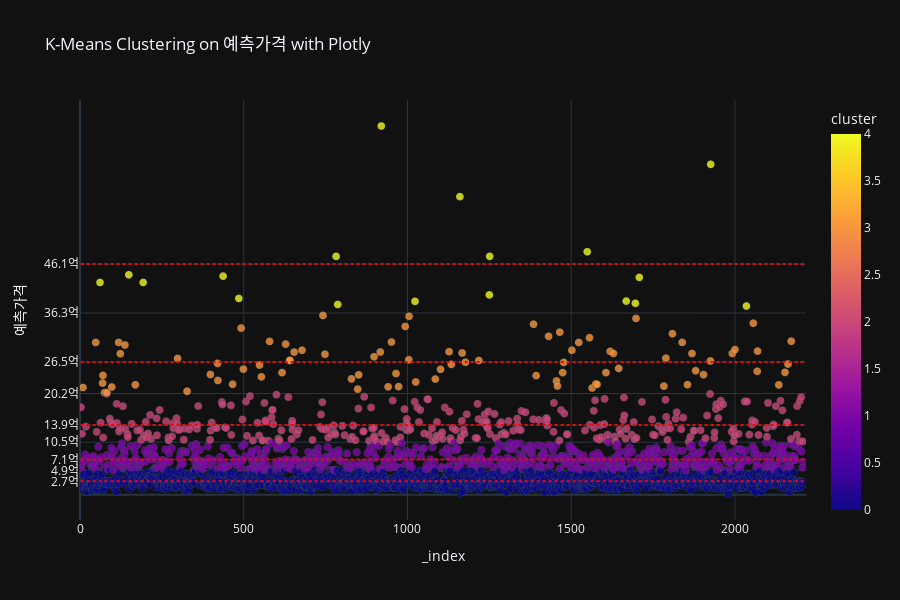

Source (notebook cell):
### Markdown cell above
# K-means clustering으로 5개 고객군으로 분류

### Code cell
import pandas as pd
from sklearn.cluster import KMeans
import plotly.express as px
from qrytool import load_data_into_dataframe, insert_dataframe_into_table
import numpy as np


qry = """
SELECT "index",all_id ,이름,결제전화,"Predictions"::int AS 예측가격,아파트명,동네,건물종류,사용승인년월일::date,최단지하철역,도보거리,근접노선수,거래년월일
FROM clbe_customer_realestate_model
"""

df = load_data_into_dataframe(qry)

mean_value = df['예측가격'].mean()

# '예측가격' 컬럼의 NaN 값을 평균으로 대체
df['예측가격'].fillna(mean_value, inplace=True)


# 이미 준비된 DataFrame df 가 있다고 가정합니다.
# '예측가격' 컬럼을 이용하여 K-means 군집화 실행
kmeans = KMeans(n_clusters=5, random_state=0)  # 4개의 그룹으로 군집화
df['cluster'] = kmeans.fit_predict(df[['예측가격']])  # 예측가격 컬럼을 기준으로 군집화하고 그 결과를 새로운 컬럼 'cluster'에 저장
# 클러스터 중심값을 기준으로 새로운 클러스터 번호 할당
sorted_centers = np.argsort(kmeans.cluster_centers_.flatten())
new_cluster_labels = {old: new for new, old in enumerate(sorted_centers)}
df['cluster'] = df['cluster'].map(new_cluster_labels)

# 군집화 결과 확인
print(df[['예측가격', 'cluster']].head())  # 군집화된 결과의 일부를 출력


# Plotly를 사용한 군집화 결과 시각화
fig = px.scatter(df, x=df.index, y='예측가격', color='cluster',
                 labels={'x': 'index', '예측가격': '예측가격'},
                 hover_data=['아파트명', '동네', '건물종류', '이름', '결제전화'],
                 title='K-Means Clustering on 예측가격 with Plotly',
                 template='plotly_dark', height=600)
# # y축 레이블 포맷 변경
# fig.update_yaxes(tickvals=np.linspace(df['예측가격'].min(), df['예측가격'].max(), num=10),
#                  ticktext=[f"{x/100000:.1f}억" for x in np.linspace(df['예측가격'].min(), df['예측가격'].max(), num=10)])

# 군집 중심값과 경계재계값 계산
centers = np.sort(kmeans.cluster_centers_.flatten())
boundaries = (centers[:-1] + centers[1:]) / 2  # 연속된 중심값의 평균을 경계값으로 사용

# y축 틱 설정 (군집 중심값과 경계값 포함)
tick_values = np.concatenate([centers, boundaries])
tick_text = [f"{x/10000:.1f}억" for x in tick_values]
fig.update_yaxes(tickvals=tick_values, ticktext=tick_text)

# x축 범위 조정
fig.update_xaxes(range=[df['index'].min(), df['index'].max()])


# K-means 군집 경계선 추가
for center in kmeans.cluster_centers_:
    fig.add_shape(type='line',
                  x0=df['all_id'].min(), x1=df['all_id'].max(),
                  y0=center[0], y1=center[0],
                  line=dict(color='red', width=2, dash='dot'))

fig.update_traces(marker=dict(size=8, opacity=0.8, line=dict(width=0.5, color='DarkSlateGrey')))

fig

### Figure 1 — Plotly figure (JSON) as saved in the notebook; plotly's stock layout.template omitted (floating-point values rounded to 4 significant figures; data arrays with more than 128 entries replaced by an {"elided": "..."} marker saying what was removed)
{"data": [{"customdata": {"elided": "2210x5 str values"}, "hovertemplate": "_index=%{x}<br>예측가격=%{y}<br>아파트명=%{customdata[0]}<br>동네=%{customdata[1]}<br>건물종류=%{customdata[2]}<br>이름=%{customdata[3]}<br>결제전화=%{customdata[4]}<br>cluster=%{marker.color}<extra></extra>", "legendgroup": "", "marker": {"color": {"elided": "2210 int values"}, "coloraxis": "coloraxis", "line": {"color": "DarkSlateGrey", "width": 0.5}, "opacity": 0.8, "size": 8, "symbol": "circle"}, "mode": "markers", "name": "", "showlegend": false, "type": "scattergl", "x": {"elided": "2210 int values"}, "xaxis": "x", "y": {"elided": "2210 float values"}, "yaxis": "y"}], "layout": {"coloraxis": {"colorbar": {"title": {"text": "cluster"}}, "colorscale": [[0, "#0d0887"], [0.1111, "#46039f"], [0.2222, "#7201a8"], [0.3333, "#9c179e"], [0.4444, "#bd3786"], [0.5556, "#d8576b"], [0.6667, "#ed7953"], [0.7778, "#fb9f3a"], [0.8889, "#fdca26"], [1, "#f0f921"]]}, "height": 600, "legend": {"tracegroupgap": 0}, "shapes": [{"line": {"color": "red", "dash": "dot", "width": 2}, "type": "line", "x0": 2, "x1": 53206, "y0": 70520.0, "y1": 70520.0}, {"line": {"color": "red", "dash": "dot", "width": 2}, "type": "line", "x0": 2, "x1": 53206, "y0": 460700.0, "y1": 460700.0}, {"line": {"color": "red", "dash": "dot", "width": 2}, "type": "line", "x0": 2, "x1": 53206, "y0": 139200.0, "y1": 139200.0}, {"line": {"color": "red", "dash": "dot", "width": 2}, "type": "line", "x0": 2, "x1": 53206, "y0": 26750.0, "y1": 26750.0}, {"line": {"color": "red", "dash": "dot", "width": 2}, "type": "line", "x0": 2, "x1": 53206, "y0": 265200.0, "y1": 265200.0}], "title": {"text": "K-Means Clustering on 예측가격 with Plotly"}, "xaxis": {"anchor": "y", "domain": [0, 1], "range": [0, 2217], "title": {"text": "_index"}}, "yaxis": {"anchor": "x", "domain": [0, 1], "ticktext": ["2.7억", "7.1억", "13.9억", "26.5억", "46.1억", "4.9억", "10.5억", "20.2억", "36.3억"], "tickvals": [26750.0, 70520.0, 139200.0, 265200.0, 460700.0, 48630.0, 104900.0, 202200.0, 362900.0], "title": {"text": "예측가격"}}}}
